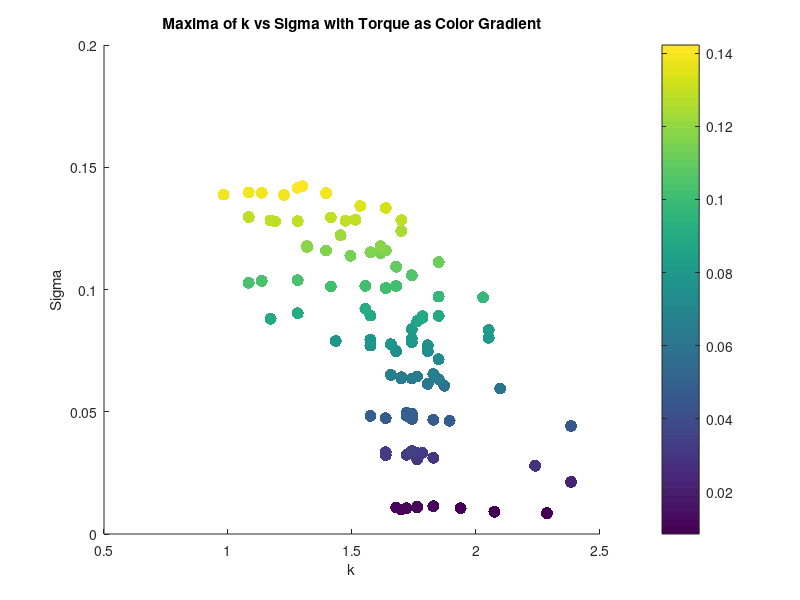

Source code (MATLAB): (Note: this script raises an error after producing the figure.)
clear all;
close all;


%% Torque Analysis
load('maxima_data.mat');
% take every 11th point and move them all to the end of the vector

move_idx = 1:11:length(torque_values);

%add the indices to the end of the vector
torque_values= [torque_values, torque_values(move_idx)];
torque_values(move_idx) = []; % Remove every 11th point

maxima_k = [maxima_k, maxima_k(move_idx)];
maxima_k(move_idx) = []; % Remove every 11th point
maxima_sigma = [maxima_sigma, maxima_sigma(move_idx)];
maxima_sigma(move_idx) = []; % Remove every 11th point
maxima_corr = [maxima_corr, maxima_corr(move_idx)];
maxima_corr(move_idx) = []; % Remove every 11th point
maxima_sigma = exp(-1./(maxima_sigma.^2)).*maxima_sigma.^2; % Square the sigma values for analysis
scatter(maxima_sigma,torque_values, 75, torque_values, 'filled');
xlabel('k');
ylabel('Sigma');
title('Maxima of k vs Sigma with Torque as Color Gradient');
%Lable the colorbar as Torque
cbar = colorbar;
cbar.Label.String = 'Torque';
cbar.Label.FontSize = 14;
cbar.FontSize = 14;
colormap(jet); % Use a colormap that is suitable for continuous data
caxis([min(torque_values) max(torque_values)]);

grid on;
% K means clustering of torque into 10 clusters, taking mean of each cluster k, sigma and corr too
% [cluster_idx, cluster_centers] = kmeans(torque_values', 10);
%instead of kmeans do every 10th point
% Create a vector of cluster indices


num_clusters = 10;
cluster_idx = zeros(size(torque_values));
for i = 1:num_clusters
    cluster_idx(i:num_clusters:end) = i; % Assign every 10th point to a cluster
end

% Take the mean of each cluster
torque_means = zeros(10, 1);
torque_stds = zeros(10, 1);
sigma_means = zeros(10, 1);
sigma_stds = zeros(10, 1);
k_means = zeros(10, 1);
corr_means = zeros(10, 1);
for i = 1:10
    torque_means(i) = mean(torque_values(cluster_idx == i));
    torque_stds(i) = std(torque_values(cluster_idx == i));
    sigma_means(i) = mean(maxima_sigma(cluster_idx == i));
    k_means(i) = mean(maxima_k(cluster_idx == i));
    corr_means(i) = mean(maxima_corr(cluster_idx == i));
    sigma_stds(i) = std(maxima_sigma(cluster_idx == i));
end
figure;
% Plot the means of torque 
plot(torque_values);

% Plot the clusters
figure;
scatter(sigma_means, torque_means, 75, 'filled');
xlabel('Sigma');
ylabel('Torque');
zlabel('Torque');
title('Clustered Maxima of k vs Sigma with Torque as Color Gradient');
grid on;
disp(size(sigma_means));
disp(size(torque_means));
disp('Correlation between Torque and Sigma:');
disp(corr(sigma_means,torque_means));
% % Ensure data is sorted for polyfit
% [sigma_sorted, sort_idx] = sort(maxima_sigma);
% torque_sorted = torque_values(sort_idx);
% % Display correlation between torque and sigma
% disp('Correlation between Torque and Sigma:');
% disp(corr(torque_sorted', sigma_sorted'));
% % Display correlation between torque and sigma^2
% disp('Correlation between Torque and Sigma^2:');
% disp(corr(torque_sorted', sigma_sorted'.^2));
% % Polyfit for sigma vs torque (order 1 and 2)
% p1_sigma = polyfit(sigma_sorted, torque_sorted, 1);
% % Calculate fitted values and normalized MSE for sigma vs torque
% fitted_torque_p1_sigma = polyval(p1_sigma, sigma_sorted);
% mse_p1_sigma = mean((torque_sorted - fitted_torque_p1_sigma).^2);
% nmse_p1_sigma = mse_p1_sigma / var(torque_sorted);
% % Display results for sigma vs torque
% disp('Sigma vs Torque:');
% disp(['Order 1 nMSE: ', num2str(nmse_p1_sigma)]);
% %display correlation between torque and sigma
% % Plot for sigma vs torque with polynomial fits (first instance)
% figure;
% scatter(sigma_sorted, torque_sorted, 50, 'filled','DisplayName', 'Data');
% hold on;
% plot(sigma_sorted, fitted_torque_p1_sigma, '-r', 'DisplayName', ...
%     ['Order 1 Fit: y = ', num2str(p1_sigma(1)), 'x + ', num2str(p1_sigma(2)), ...
%     ', nMSE = ', num2str(nmse_p1_sigma)]);
% xlabel('Sigma');
% ylabel('Torque');
% title('Sigma vs Torque with Polynomial Fits');
% grid on;

% %Plot means of sigma as bar plot with variance as error bars
% figure;
% [sorted_sigma_means,idx] = sort(sigma_means);
% sorted_sigma_stds = sigma_stds(idx);
% bar(sorted_sigma_means.^2, 'FaceColor', [0.2 0.6 0.8], 'EdgeColor', 'k', 'LineWidth', 1.5);
% % Set the x-ticks to the cluster indices
% hold on;
% errorbar(sorted_sigma_means.^2,sorted_sigma_stds, 'k.', 'LineWidth', 1.5);
% ylim([1.95 2.85]);

% xlabel('Torque Number');
% ylabel('Mean Sigma^2');

% %Same Bar plot with torque means
% figure;
% [sorted_torque_means,idx_torque] = sort(torque_means);
% bar(sorted_torque_means, 'FaceColor', [0.2 0.6 0.8], 'EdgeColor', 'k', 'LineWidth', 1.5);
% hold on;
% errorbar(sorted_torque_means, torque_stds(idx_torque), 'k.', 'LineWidth', 1.5);
% xlabel('Torque Number');
% ylabel('Mean Torque');
% title('Mean Torque for Each Cluster with Error Bars');



% % Ensure data is sorted for polyfit
% [sigma_sorted, sort_idx] = sort(sigma_means);
% torque_sorted = torque_means(sort_idx);
% %Display correlation between torque and sigma
% disp('Correlation between Torque and Sigma:');
% disp(corr(torque_sorted, sigma_sorted));
% %Display correlation between torque and sigma^2
% disp('Correlation between Torque and Sigma^2:');
% disp(corr(torque_sorted, sigma_sorted.^2));
% % Polyfit for sigma vs torque (order 1 and 2)
% p1_sigma = polyfit(sigma_sorted, torque_sorted, 1);
% p2_sigma = polyfit(sigma_sorted, torque_sorted, 2);
% % Calculate zitted values and normalized MSE for sigma vs torque
% fitted_torque_p1_sigma = polyval(p1_sigma, sigma_sorted);
% fitted_torque_p2_sigma = polyval(p2_sigma, sigma_sorted);
% mse_p1_sigma = mean((torque_sorted - fitted_torque_p1_sigma).^2);
% mse_p2_sigma = mean((torque_sorted - fitted_torque_p2_sigma).^2);
% nmse_p1_sigma = mse_p1_sigma / var(torque_sorted);
% nmse_p2_sigma = mse_p2_sigma / var(torque_sorted);
% % Display results for sigma vs torque
% disp('Sigma vs Torque:');
% disp(['Order 1 nMSE: ', num2str(nmse_p1_sigma)]);
% disp(['Order 2 nMSE: ', num2str(nmse_p2_sigma)]);
% % Plot for sigma vs torque with polynomial fits (second instance)
% figure;
% scatter(sigma_sorted, torque_sorted, 50, 'filled', 'DisplayName', 'Data');
% hold on;
% % plot(sigma_sorted, fitted_torque_p1_sigma, '-r', 'DisplayName', ...
% %     ['Order 1 Fit: y = ', num2str(p1_sigma(1)), 'x + ', num2str(p1_sigma(2)), ...
% %     ', nMSE = ', num2str(nmse_p1_sigma)]);
% % plot(sigma_sorted, fitted_torque_p2_sigma, '--g', 'DisplayName', ...
% %     ['Order 2 Fit: y = ', num2str(p2_sigma(1)), 'x^2 + ', num2str(p2_sigma(2)), ...
% %     'x + ', num2str(p2_sigma(3)), ', nMSE = ', num2str(nmse_p2_sigma)]);
% xlabel('Sigma');
% ylabel('Torque');
% title('Sigma vs Torque with Polynomial Fits');
% grid on;



% %% Diameter Analysis
% % Saved as diameter_value, k_values(max_k_idx), sigma_values(max_sigma_idx), max_val
% load('maxima_data_Diam.mat');
% figure;
% load('maxima_data.mat');
% scatter(maxima_matrix(:, 2), maxima_matrix(:, 3), 75, maxima_matrix(:, 1), 'filled');
% xlabel('k');
% ylabel('Sigma');
% title('Characteristic K and Sigma for all Diameters');
% %Lable the colorbar as Torque
% cbar = colorbar;
% cbar.Label.String = 'Diameter';
% cbar.Label.FontSize = 14;
% cbar.FontSize = 14;
% colormap(jet); % Use a colormap that is suitable for continuous data
% caxis([min(maxima_matrix(:,1)) max(maxima_matrix(:, 1))]);
% grid on;


% % K vs d
% % Ensure data is sorted for polyfit
% [k_sorted, sort_idx] = sort(maxima_matrix(:, 2));
% d_sorted = maxima_matrix(sort_idx, 1);
% % Display correlation between d and k
% disp('Correlation between Diameter and k:');
% disp(corr(d_sorted, k_sorted));

% %plot for k vs diam with polynomial fits
% figure;
% scatter(k_sorted, d_sorted, 50, 'filled', 'DisplayName', 'Data');
% grid on;
% hold on;
% p1_k = polyfit(k_sorted, d_sorted, 1);
% fitted_d_p1_k = polyval(p1_k, k_sorted);
% mse_p1_k = mean((d_sorted - fitted_d_p1_k).^2);
% nmse_p1_k = mse_p1_k / var(d_sorted);
% disp('Diameter vs k:');
% disp(['Order 1 nMSE: ', num2str(nmse_p1_k)]);
% % plot(k_sorted, fitted_d_p1_k, '-r', 'DisplayName', ...
% %     ['Order 1 Fit: y = ', num2str(p1_k(1)), 'x + ', num2str(p1_k(2)), ...
% %     ', nMSE = ', num2str(nmse_p1_k)]);
% xlabel('k');
% ylabel('Diameter');
% title('k vs Diameter with Polynomial Fits');


% % Compute mean and std of sigma for each unique diameter
% unique_diameters = unique(maxima_matrix(:, 1));
% sigma_means_diameter = zeros(size(unique_diameters));
% sigma_stds_diameter = zeros(size(unique_diameters));

% for i = 1:length(unique_diameters)
%     sigma_values_for_diameter = maxima_matrix(maxima_matrix(:, 1) == unique_diameters(i), 3);
%     sigma_means_diameter(i) = mean(sigma_values_for_diameter);
%     sigma_stds_diameter(i) = std(sigma_values_for_diameter);
%     torque_values_for_diameter = maxima_matrix(maxima_matrix(:, 1) == unique_diameters(i), 4);
%     mean_torque_for_diameter(i) = mean(torque_values_for_diameter);
%     std_torque_for_diameter(i) = std(torque_values_for_diameter);
%     k_values_for_diameter = maxima_matrix(maxima_matrix(:, 1) == unique_diameters(i), 2);
%     mean_k_for_diameter(i) = mean(k_values_for_diameter);
%     std_k_for_diameter(i) = std(k_values_for_diameter);
% end

% %Scatter of mean k vs mean diameter
% figure;
% scatter(mean_k_for_diameter, unique_diameters, 75, 'filled', 'DisplayName', 'Data');
% xlabel('Mean k');
% ylabel('Mean Diameter');
% title('Mean k vs Mean Diameter');
% grid on;
% hold on;


% % Bar plot of mean sigma with error bars for each diameter
% figure;
% bar(unique_diameters, sigma_means_diameter, 'FaceColor', [0.2 0.6 0.8], 'EdgeColor', 'k', 'LineWidth', 1.5);
% hold on;
% errorbar(unique_diameters, sigma_means_diameter, sigma_stds_diameter, 'k.', 'LineWidth', 1.5);
% xlabel('Diameter');
% ylabel('Mean Sigma');
% title('Mean Sigma for Each Diameter with Error Bars');
% grid on;

% figure;
% % Bar plot of mean torque with error bars for each diameter
% bar(unique_diameters, mean_torque_for_diameter, 'FaceColor', [0.2 0.6 0.8], 'EdgeColor', 'k', 'LineWidth', 1.5);
% hold on;
% errorbar(unique_diameters, mean_torque_for_diameter, std_torque_for_diameter, 'k.', 'LineWidth', 1.5);
% xlabel('Diameter'); 
% ylabel('Mean Torque');
% title('Mean Torque for Each Diameter with Error Bars');
% grid on;
